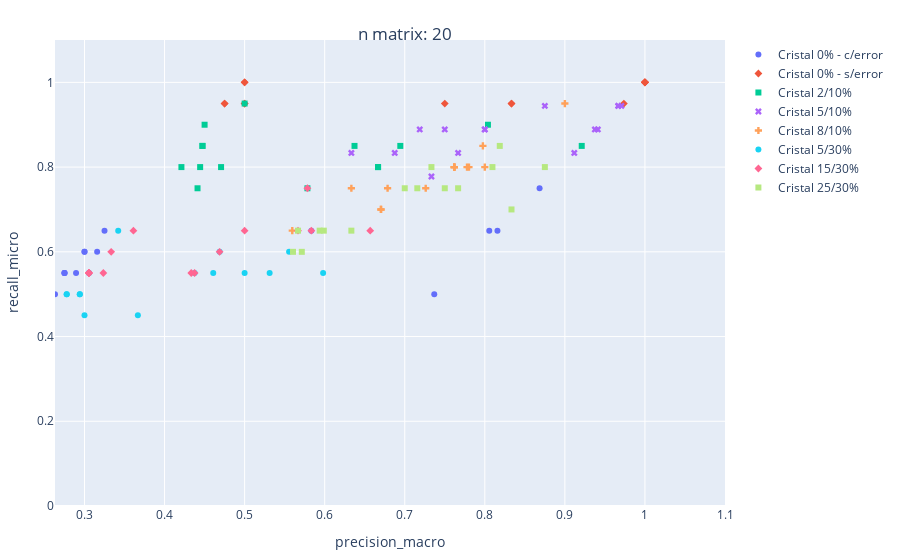
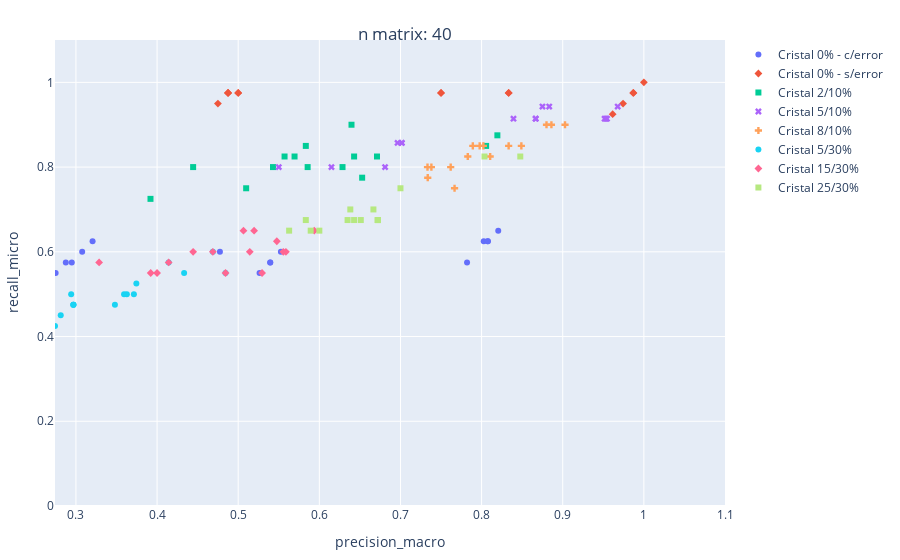
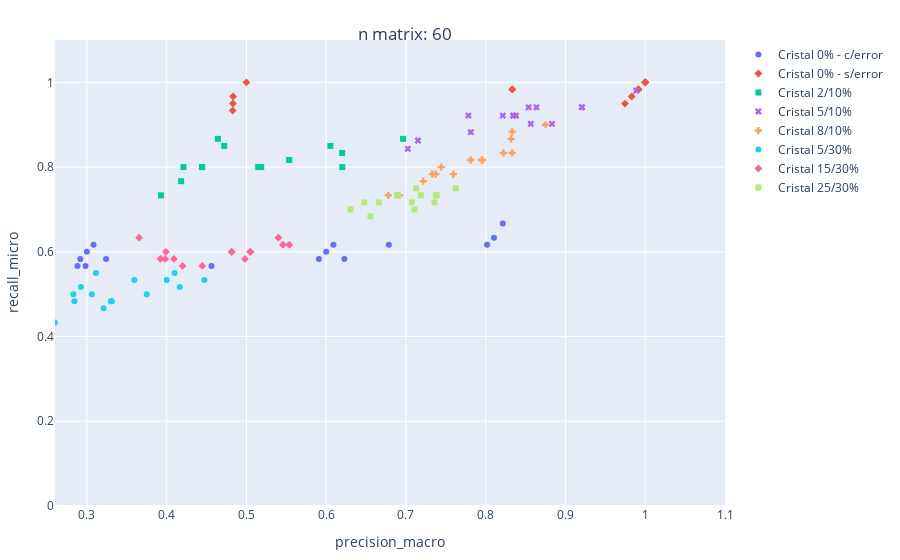

Notebook code for these charts, in order:
### Code cell
metrics_to_compute = {
    "precision":{"macro"},
    "recall": {"micro", "macro"},
    "f1":{"weighted"},
}

metrics_to_compare = [
            ("precision_macro", "recall_micro"),
            ("f1_weighted", "recall_macro")
          ]

# datos por cada amina, para algunas tengo mucho y para otras muy poco
n_samples = [20,40,60, 80]
datasets = [set_experiment(seed_confusion_matrix, labels, n_matrix_size=sample, 
                         cm_samples=15, error_prop=0.15)
           for sample in n_samples]

for metrics_tuple in metrics_to_compare: 
    for i, dataset in enumerate(datasets):
        for metric in metrics_to_compute.keys():
            for average in metrics_to_compute[metric]:
                add_metric_to(dataset, metric, average)
        scatter_plotly(dataset, metrics_tuple[0], 
                       metrics_tuple[1], "labels", 
                       "n matrix: {}".format(n_samples[i]))

### Figure 1 — Plotly figure (JSON) as saved in the notebook; plotly's stock layout.template omitted (floating-point values rounded to 4 significant figures)
{"data": [{"hovertemplate": "labels=Cristal 0% - c/error<br>precision_macro=%{x}<br>recall_micro=%{y}<extra></extra>", "legendgroup": "Cristal 0% - c/error", "marker": {"color": "#636efa", "symbol": "circle"}, "mode": "markers", "name": "Cristal 0% - c/error", "orientation": "v", "showlegend": true, "type": "scatter", "x": [0.3056, 0.3, 0.8158, 0.5833, 0.275, 0.2632, 0.3, 0.2895, 0.325, 0.275, 0.275, 0.3158, 0.8056, 0.7368, 0.8684], "xaxis": "x", "y": [0.55, 0.6, 0.65, 0.65, 0.55, 0.5, 0.6, 0.55, 0.65, 0.55, 0.55, 0.6, 0.65, 0.5, 0.75], "yaxis": "y"}, {"hovertemplate": "labels=Cristal 0% - s/error<br>precision_macro=%{x}<br>recall_micro=%{y}<extra></extra>", "legendgroup": "Cristal 0% - s/error", "marker": {"color": "#EF553B", "symbol": "diamond"}, "mode": "markers", "name": "Cristal 0% - s/error", "orientation": "v", "showlegend": true, "type": "scatter", "x": [0.5, 1, 0.5, 0.475, 1, 0.475, 1, 0.9737, 1, 0.75, 0.8333, 0.5, 0.8333, 0.5, 1], "xaxis": "x", "y": [0.95, 1, 1, 0.95, 1, 0.95, 1, 0.95, 1, 0.95, 0.95, 1, 0.95, 0.95, 1], "yaxis": "y"}, {"hovertemplate": "labels=Cristal 2/10%<br>precision_macro=%{x}<br>recall_micro=%{y}<extra></extra>", "legendgroup": "Cristal 2/10%", "marker": {"color": "#00cc96", "symbol": "square"}, "mode": "markers", "name": "Cristal 2/10%", "orientation": "v", "showlegend": true, "type": "scatter", "x": [0.6944, 0.9211, 0.4706, 0.4474, 0.6667, 0.4444, 0.4474, 0.6667, 0.5784, 0.45, 0.4211, 0.5, 0.6373, 0.8039, 0.4412], "xaxis": "x", "y": [0.85, 0.85, 0.8, 0.85, 0.8, 0.8, 0.85, 0.8, 0.75, 0.9, 0.8, 0.95, 0.85, 0.9, 0.75], "yaxis": "y"}, {"hovertemplate": "labels=Cristal 5/10%<br>precision_macro=%{x}<br>recall_micro=%{y}<extra></extra>", "legendgroup": "Cristal 5/10%", "marker": {"color": "#ab63fa", "symbol": "x"}, "mode": "markers", "name": "Cristal 5/10%", "orientation": "v", "showlegend": true, "type": "scatter", "x": [0.7333, 0.6333, 0.9667, 0.9412, 0.8, 0.875, 0.75, 0.9118, 0.9706, 0.8, 0.9667, 0.6875, 0.7188, 0.9375, 0.7667], "xaxis": "x", "y": [0.7778, 0.8333, 0.9444, 0.8889, 0.8889, 0.9444, 0.8889, 0.8333, 0.9444, 0.8889, 0.9444, 0.8333, 0.8889, 0.8889, 0.8333], "yaxis": "y"}, {"hovertemplate": "labels=Cristal 8/10%<br>precision_macro=%{x}<br>recall_micro=%{y}<extra></extra>", "legendgroup": "Cristal 8/10%", "marker": {"color": "#FFA15A", "symbol": "cross"}, "mode": "markers", "name": "Cristal 8/10%", "orientation": "v", "showlegend": true, "type": "scatter", "x": [0.7802, 0.6333, 0.6786, 0.8, 0.7619, 0.7778, 0.7619, 0.6703, 0.7976, 0.7262, 0.5595, 0.7619, 0.7619, 0.6703, 0.9], "xaxis": "x", "y": [0.8, 0.75, 0.75, 0.8, 0.8, 0.8, 0.8, 0.7, 0.85, 0.75, 0.65, 0.8, 0.8, 0.7, 0.95], "yaxis": "y"}, {"hovertemplate": "labels=Cristal 5/30%<br>precision_macro=%{x}<br>recall_micro=%{y}<extra></extra>", "legendgroup": "Cristal 5/30%", "marker": {"color": "#19d3f3", "symbol": "circle"}, "mode": "markers", "name": "Cristal 5/30%", "orientation": "v", "showlegend": true, "type": "scatter", "x": [0.5, 0.3056, 0.5556, 0.2778, 0.5312, 0.2941, 0.3, 0.4688, 0.598, 0.3667, 0.2778, 0.4375, 0.3421, 0.2941, 0.4608], "xaxis": "x", "y": [0.55, 0.55, 0.6, 0.5, 0.55, 0.5, 0.45, 0.6, 0.55, 0.45, 0.5, 0.55, 0.65, 0.5, 0.55], "yaxis": "y"}, {"hovertemplate": "labels=Cristal 15/30%<br>precision_macro=%{x}<br>recall_micro=%{y}<extra></extra>", "legendgroup": "Cristal 15/30%", "marker": {"color": "#FF6692", "symbol": "diamond"}, "mode": "markers", "name": "Cristal 15/30%", "orientation": "v", "showlegend": true, "type": "scatter", "x": [0.3056, 0.4333, 0.4688, 0.3056, 0.5, 0.3333, 0.5833, 0.6569, 0.5667, 0.4375, 0.3056, 0.3611, 0.3235, 0.3056, 0.5784], "xaxis": "x", "y": [0.55, 0.55, 0.6, 0.55, 0.65, 0.6, 0.65, 0.65, 0.65, 0.55, 0.55, 0.65, 0.55, 0.55, 0.75], "yaxis": "y"}, {"hovertemplate": "labels=Cristal 25/30%<br>precision_macro=%{x}<br>recall_micro=%{y}<extra></extra>", "legendgroup": "Cristal 25/30%", "marker": {"color": "#B6E880", "symbol": "square"}, "mode": "markers", "name": "Cristal 25/30%", "orientation": "v", "showlegend": true, "type": "scatter", "x": [0.7667, 0.7333, 0.8187, 0.75, 0.8333, 0.5714, 0.7, 0.8095, 0.5938, 0.5989, 0.7157, 0.5604, 0.875, 0.5667, 0.6333], "xaxis": "x", "y": [0.75, 0.8, 0.85, 0.75, 0.7, 0.6, 0.75, 0.8, 0.65, 0.65, 0.75, 0.6, 0.8, 0.65, 0.65], "yaxis": "y"}], "layout": {"legend": {"title": {"text": ""}, "tracegroupgap": 0}, "margin": {"b": 20, "l": 20, "r": 20, "t": 40}, "title": {"text": "n matrix: 20", "x": 0.45, "y": 0.95, "yanchor": "top"}, "xaxis": {"anchor": "y", "domain": [0, 1], "range": [0.2632, 1.1], "title": {"text": "precision_macro"}}, "yaxis": {"anchor": "x", "domain": [0, 1], "range": [0, 1.1], "title": {"text": "recall_micro"}}}}

### Figure 2 — Plotly figure (JSON) as saved in the notebook; plotly's stock layout.template omitted (floating-point values rounded to 4 significant figures)
{"data": [{"hovertemplate": "labels=Cristal 0% - c/error<br>precision_macro=%{x}<br>recall_micro=%{y}<extra></extra>", "legendgroup": "Cristal 0% - c/error", "marker": {"color": "#636efa", "symbol": "circle"}, "mode": "markers", "name": "Cristal 0% - c/error", "orientation": "v", "showlegend": true, "type": "scatter", "x": [0.8026, 0.8077, 0.5395, 0.2875, 0.3077, 0.5395, 0.5526, 0.3205, 0.7821, 0.275, 0.2949, 0.5263, 0.8205, 0.4775, 0.8077], "xaxis": "x", "y": [0.625, 0.625, 0.575, 0.575, 0.6, 0.575, 0.6, 0.625, 0.575, 0.55, 0.575, 0.55, 0.65, 0.6, 0.625], "yaxis": "y"}, {"hovertemplate": "labels=Cristal 0% - s/error<br>precision_macro=%{x}<br>recall_micro=%{y}<extra></extra>", "legendgroup": "Cristal 0% - s/error", "marker": {"color": "#EF553B", "symbol": "diamond"}, "mode": "markers", "name": "Cristal 0% - s/error", "orientation": "v", "showlegend": true, "type": "scatter", "x": [1, 0.75, 0.9872, 0.4875, 0.5, 0.9615, 0.9744, 0.9868, 0.75, 0.8333, 0.475, 0.4875, 0.5, 0.4875, 0.8333], "xaxis": "x", "y": [1, 0.975, 0.975, 0.975, 0.975, 0.925, 0.95, 0.975, 0.975, 0.975, 0.95, 0.975, 0.975, 0.975, 0.975], "yaxis": "y"}, {"hovertemplate": "labels=Cristal 2/10%<br>precision_macro=%{x}<br>recall_micro=%{y}<extra></extra>", "legendgroup": "Cristal 2/10%", "marker": {"color": "#00cc96", "symbol": "square"}, "mode": "markers", "name": "Cristal 2/10%", "orientation": "v", "showlegend": true, "type": "scatter", "x": [0.5833, 0.5098, 0.6429, 0.4444, 0.5694, 0.6286, 0.6711, 0.5571, 0.6528, 0.5856, 0.8056, 0.5429, 0.3919, 0.6396, 0.8194], "xaxis": "x", "y": [0.85, 0.75, 0.825, 0.8, 0.825, 0.8, 0.825, 0.825, 0.775, 0.8, 0.85, 0.8, 0.725, 0.9, 0.875], "yaxis": "y"}, {"hovertemplate": "labels=Cristal 5/10%<br>precision_macro=%{x}<br>recall_micro=%{y}<extra></extra>", "legendgroup": "Cristal 5/10%", "marker": {"color": "#ab63fa", "symbol": "x"}, "mode": "markers", "name": "Cristal 5/10%", "orientation": "v", "showlegend": true, "type": "scatter", "x": [0.875, 0.681, 0.8833, 0.8393, 0.8667, 0.9531, 0.9516, 0.7016, 0.7016, 0.6149, 0.9545, 0.8667, 0.9677, 0.6964, 0.55], "xaxis": "x", "y": [0.9429, 0.8, 0.9429, 0.9143, 0.9143, 0.9143, 0.9143, 0.8571, 0.8571, 0.8, 0.9143, 0.9143, 0.9429, 0.8571, 0.8], "yaxis": "y"}, {"hovertemplate": "labels=Cristal 8/10%<br>precision_macro=%{x}<br>recall_micro=%{y}<extra></extra>", "legendgroup": "Cristal 8/10%", "marker": {"color": "#FFA15A", "symbol": "cross"}, "mode": "markers", "name": "Cristal 8/10%", "orientation": "v", "showlegend": true, "type": "scatter", "x": [0.7336, 0.9028, 0.7667, 0.8333, 0.7892, 0.7619, 0.849, 0.7976, 0.783, 0.88, 0.8105, 0.7333, 0.886, 0.7381, 0.8022], "xaxis": "x", "y": [0.775, 0.9, 0.75, 0.85, 0.85, 0.8, 0.85, 0.85, 0.825, 0.9, 0.825, 0.8, 0.9, 0.8, 0.85], "yaxis": "y"}, {"hovertemplate": "labels=Cristal 5/30%<br>precision_macro=%{x}<br>recall_micro=%{y}<extra></extra>", "legendgroup": "Cristal 5/30%", "marker": {"color": "#19d3f3", "symbol": "circle"}, "mode": "markers", "name": "Cristal 5/30%", "orientation": "v", "showlegend": true, "type": "scatter", "x": [0.4844, 0.4333, 0.2941, 0.4143, 0.2812, 0.2969, 0.3627, 0.4688, 0.3593, 0.3714, 0.2742, 0.2969, 0.2969, 0.3745, 0.348], "xaxis": "x", "y": [0.55, 0.55, 0.5, 0.575, 0.45, 0.475, 0.5, 0.6, 0.5, 0.5, 0.425, 0.475, 0.475, 0.525, 0.475], "yaxis": "y"}, {"hovertemplate": "labels=Cristal 15/30%<br>precision_macro=%{x}<br>recall_micro=%{y}<extra></extra>", "legendgroup": "Cristal 15/30%", "marker": {"color": "#FF6692", "symbol": "diamond"}, "mode": "markers", "name": "Cristal 15/30%", "orientation": "v", "showlegend": true, "type": "scatter", "x": [0.4688, 0.4, 0.5556, 0.5196, 0.4844, 0.4143, 0.5294, 0.5143, 0.4444, 0.5588, 0.3922, 0.5938, 0.3286, 0.5065, 0.5476], "xaxis": "x", "y": [0.6, 0.55, 0.6, 0.65, 0.55, 0.575, 0.55, 0.6, 0.6, 0.6, 0.55, 0.65, 0.575, 0.65, 0.625], "yaxis": "y"}, {"hovertemplate": "labels=Cristal 25/30%<br>precision_macro=%{x}<br>recall_micro=%{y}<extra></extra>", "legendgroup": "Cristal 25/30%", "marker": {"color": "#B6E880", "symbol": "square"}, "mode": "markers", "name": "Cristal 25/30%", "orientation": "v", "showlegend": true, "type": "scatter", "x": [0.5628, 0.672, 0.6667, 0.672, 0.5833, 0.7, 0.8477, 0.5893, 0.6, 0.6382, 0.6511, 0.8036, 0.672, 0.6348, 0.6429], "xaxis": "x", "y": [0.65, 0.675, 0.7, 0.675, 0.675, 0.75, 0.825, 0.65, 0.65, 0.7, 0.675, 0.825, 0.675, 0.675, 0.675], "yaxis": "y"}], "layout": {"legend": {"title": {"text": ""}, "tracegroupgap": 0}, "margin": {"b": 20, "l": 20, "r": 20, "t": 40}, "title": {"text": "n matrix: 40", "x": 0.45, "y": 0.95, "yanchor": "top"}, "xaxis": {"anchor": "y", "domain": [0, 1], "range": [0.2742, 1.1], "title": {"text": "precision_macro"}}, "yaxis": {"anchor": "x", "domain": [0, 1], "range": [0, 1.1], "title": {"text": "recall_micro"}}}}

### Figure 3 — Plotly figure (JSON) as saved in the notebook; plotly's stock layout.template omitted (floating-point values rounded to 4 significant figures)
{"data": [{"hovertemplate": "labels=Cristal 0% - c/error<br>precision_macro=%{x}<br>recall_micro=%{y}<extra></extra>", "legendgroup": "Cristal 0% - c/error", "marker": {"color": "#636efa", "symbol": "circle"}, "mode": "markers", "name": "Cristal 0% - c/error", "orientation": "v", "showlegend": true, "type": "scatter", "x": [0.6786, 0.2917, 0.6228, 0.2881, 0.5909, 0.2982, 0.3241, 0.8017, 0.8214, 0.4561, 0.6091, 0.3083, 0.8103, 0.3, 0.6], "xaxis": "x", "y": [0.6167, 0.5833, 0.5833, 0.5667, 0.5833, 0.5667, 0.5833, 0.6167, 0.6667, 0.5667, 0.6167, 0.6167, 0.6333, 0.6, 0.6], "yaxis": "y"}, {"hovertemplate": "labels=Cristal 0% - s/error<br>precision_macro=%{x}<br>recall_micro=%{y}<extra></extra>", "legendgroup": "Cristal 0% - s/error", "marker": {"color": "#EF553B", "symbol": "diamond"}, "mode": "markers", "name": "Cristal 0% - s/error", "orientation": "v", "showlegend": true, "type": "scatter", "x": [0.9915, 0.4828, 0.9915, 0.5, 1, 0.4831, 1, 0.9831, 0.8333, 0.9746, 0.8333, 0.9912, 1, 0.4833, 1], "xaxis": "x", "y": [0.9833, 0.9333, 0.9833, 1, 1, 0.95, 1, 0.9667, 0.9833, 0.95, 0.9833, 0.9833, 1, 0.9667, 1], "yaxis": "y"}, {"hovertemplate": "labels=Cristal 2/10%<br>precision_macro=%{x}<br>recall_micro=%{y}<extra></extra>", "legendgroup": "Cristal 2/10%", "marker": {"color": "#00cc96", "symbol": "square"}, "mode": "markers", "name": "Cristal 2/10%", "orientation": "v", "showlegend": true, "type": "scatter", "x": [0.6202, 0.6053, 0.4722, 0.5185, 0.5536, 0.4444, 0.4444, 0.62, 0.5148, 0.3929, 0.4643, 0.4211, 0.5536, 0.6964, 0.4182], "xaxis": "x", "y": [0.8, 0.85, 0.85, 0.8, 0.8167, 0.8, 0.8, 0.8333, 0.8, 0.7333, 0.8667, 0.8, 0.8167, 0.8667, 0.7667], "yaxis": "y"}, {"hovertemplate": "labels=Cristal 5/10%<br>precision_macro=%{x}<br>recall_micro=%{y}<extra></extra>", "legendgroup": "Cristal 5/10%", "marker": {"color": "#ab63fa", "symbol": "x"}, "mode": "markers", "name": "Cristal 5/10%", "orientation": "v", "showlegend": true, "type": "scatter", "x": [0.8344, 0.7812, 0.8537, 0.8831, 0.9889, 0.8344, 0.8378, 0.9206, 0.8565, 0.7151, 0.8214, 0.7783, 0.8636, 0.9206, 0.7023], "xaxis": "x", "y": [0.9216, 0.8824, 0.9412, 0.902, 0.9804, 0.9216, 0.9216, 0.9412, 0.902, 0.8627, 0.9216, 0.9216, 0.9412, 0.9412, 0.8431], "yaxis": "y"}, {"hovertemplate": "labels=Cristal 8/10%<br>precision_macro=%{x}<br>recall_micro=%{y}<extra></extra>", "legendgroup": "Cristal 8/10%", "marker": {"color": "#FFA15A", "symbol": "cross"}, "mode": "markers", "name": "Cristal 8/10%", "orientation": "v", "showlegend": true, "type": "scatter", "x": [0.7443, 0.6778, 0.733, 0.7216, 0.8333, 0.7593, 0.7955, 0.7375, 0.8333, 0.8222, 0.7953, 0.8318, 0.875, 0.6919, 0.7811], "xaxis": "x", "y": [0.8, 0.7333, 0.7833, 0.7667, 0.8333, 0.7833, 0.8167, 0.7833, 0.8833, 0.8333, 0.8167, 0.8667, 0.9, 0.7333, 0.8167], "yaxis": "y"}, {"hovertemplate": "labels=Cristal 5/30%<br>precision_macro=%{x}<br>recall_micro=%{y}<extra></extra>", "legendgroup": "Cristal 5/30%", "marker": {"color": "#19d3f3", "symbol": "circle"}, "mode": "markers", "name": "Cristal 5/30%", "orientation": "v", "showlegend": true, "type": "scatter", "x": [0.3595, 0.2925, 0.2843, 0.3312, 0.4472, 0.375, 0.3061, 0.3113, 0.4, 0.41, 0.33, 0.26, 0.321, 0.283, 0.4164], "xaxis": "x", "y": [0.5333, 0.5167, 0.4833, 0.4833, 0.5333, 0.5, 0.5, 0.55, 0.5333, 0.55, 0.4833, 0.4333, 0.4667, 0.5, 0.5167], "yaxis": "y"}, {"hovertemplate": "labels=Cristal 15/30%<br>precision_macro=%{x}<br>recall_micro=%{y}<extra></extra>", "legendgroup": "Cristal 15/30%", "marker": {"color": "#FF6692", "symbol": "diamond"}, "mode": "markers", "name": "Cristal 15/30%", "orientation": "v", "showlegend": true, "type": "scatter", "x": [0.5048, 0.5048, 0.3922, 0.5538, 0.3981, 0.4815, 0.4447, 0.4981, 0.42, 0.399, 0.5458, 0.54, 0.4815, 0.3654, 0.4091], "xaxis": "x", "y": [0.6, 0.6, 0.5833, 0.6167, 0.5833, 0.6, 0.5667, 0.5833, 0.5667, 0.6, 0.6167, 0.6333, 0.6, 0.6333, 0.5833], "yaxis": "y"}, {"hovertemplate": "labels=Cristal 25/30%<br>precision_macro=%{x}<br>recall_micro=%{y}<extra></extra>", "legendgroup": "Cristal 25/30%", "marker": {"color": "#B6E880", "symbol": "square"}, "mode": "markers", "name": "Cristal 25/30%", "orientation": "v", "showlegend": true, "type": "scatter", "x": [0.7106, 0.6895, 0.7188, 0.6661, 0.6889, 0.7357, 0.7375, 0.6556, 0.7386, 0.6477, 0.6895, 0.7127, 0.7074, 0.6304, 0.7624], "xaxis": "x", "y": [0.7, 0.7333, 0.7333, 0.7167, 0.7333, 0.7167, 0.7333, 0.6833, 0.7333, 0.7167, 0.7333, 0.75, 0.7167, 0.7, 0.75], "yaxis": "y"}], "layout": {"legend": {"title": {"text": ""}, "tracegroupgap": 0}, "margin": {"b": 20, "l": 20, "r": 20, "t": 40}, "title": {"text": "n matrix: 60", "x": 0.45, "y": 0.95, "yanchor": "top"}, "xaxis": {"anchor": "y", "domain": [0, 1], "range": [0.26, 1.1], "title": {"text": "precision_macro"}}, "yaxis": {"anchor": "x", "domain": [0, 1], "range": [0, 1.1], "title": {"text": "recall_micro"}}}}
